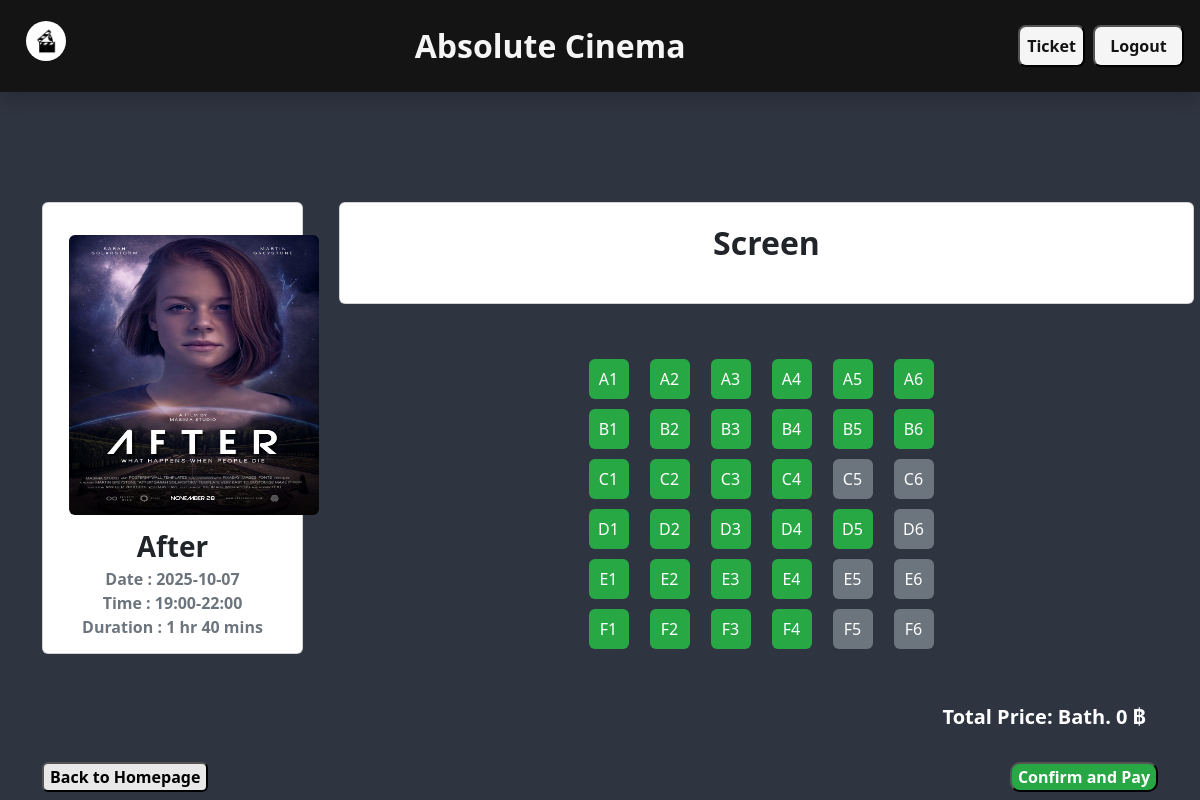
Page /customer/more_detail.php?movie_id=4 (signed in) on the committed database.
### tables this page shows
CREATE TABLE `movie` (
  `movie_id` int(11) NOT NULL,
  `movie_name` varchar(50) NOT NULL,
  `duration` varchar(20) NOT NULL,
  `date` date NOT NULL,
  `time` varchar(40) NOT NULL,
  `pictures` varchar(255) NOT NULL,
  `m_seat` varchar(500) NOT NULL
);

### db.php (called while the page is built, shortened)
<?php
    class db{
        public $mysqli;
        function __construct(){
            $this->mysqli = new mysqli("localhost","root","","movie") or die("ERROR404");
            mysqli_query($this->mysqli,"SET NAMES UTF8");
        }
        public function select($table,$row = "*",$where = null){
            $sql = $where != null ? "SELECT $row FROM $table WHERE $where" : "SELECT $row FROM $table";
            $this->query = $this->mysqli->query($sql);
        }
            if(isset($_SESSION['success'])){ ?>
            <?php }
    }
?>

### customer/more_detail.php (the view, shortened to what this page needs)
<?php
include("../db.php");
$db = new db();
$db->checklogin();
if (isset($_GET['movie_id'])) {
    $id = $_GET['movie_id'];
    $db->select("movie", "*", "movie_id = '$id'");
    $detail = $db->query->fetch_object();
} else {
    header('location:./index.php');
}
?>
<!DOCTYPE html>
<html lang="en">
<head>
    <link rel="stylesheet" href="./../bootstrap/css/bootstrap.min.css">
</head>
<body>
    <?php include("./../setting/navbar_customer.php") ?>
    <div class="container text-center">
        <div class="" style="height:110px;"></div>
        <div class="row flex-nowrap">
            <div class="col-2 col-md-4 col-lg-3 d-flex flex-column justify-content-between">
                <div class="card">
                    <div class="card-body" style="height:450px;">
                        <img src="./../movie_img/<?= $detail->pictures ?>" id="product_img" style="" class=" mt-3 rounded card-img-top">
                        <label for="" class="fw-bold fs-3 "><?= $detail->movie_name ?></label> <br>
                        <label for="" class="fw-bold fs-6 text-muted ">Date : <?= $detail->date ?> </label>
                        <label for="" class="fw-bold fs-6 text-muted ">Time : <?= $detail->time ?> </label> <br>
                        <label for="" class="fw-bold fs-6 text-muted ">Duration : <?= $detail->duration ?> </label>
                    </div>
                </div>
            </div>
            <div class="col-10 col-md-8 col-lg-9 ms-4">
                <div class="row">
                    <div class="card">
                        <div class="card-body" style="height:100px;">
                            <p id="screen">Screen</p>
                        </div>
                    </div>
                </div>
                <div class="" style="height:50px;"></div>
                <?php
                $rows = "AF";
                $start = $rows[0];
                $end = $rows[1];
                $db2 = new db();
                $db2->select("movie", "*", "movie_id = '$id'");
                if ($db2->query->num_rows > 0) {
                    $seat = $db2->query->fetch_object();
                    $silver = explode(',', $seat->m_seat);
                } else {
                    $silver = explode(',', "");
                }
                for ($row = $start; $row <= $end; $row++) {
                    echo "<div class='seat-container'>";
                    $silverSeats = 6;
                    for ($i = 1; $i <= $silverSeats; $i++) {
                        $seatNum = $row . $i;
                        $class =  (in_array($seatNum, $silver))  ? "occupied" : "available";
                        echo "<div class='seat $class me-3' data-price='80' data-seat='$seatNum' onclick='selectSeatsilver(this)'>$seatNum</div>";
                    }
                    echo "</div>";
                }
                ?>
                <div class="row mt-5 me-4" style="">
                    <div class="col-4"></div>
                    <div class="col-4"></div>
                    <div class="col-4 text-end">
                        <div class="fw-bold fs-5" style="color:white;">Total Price: <span id="totalPrice">Bath. 0 ฿</span></div>
                    </div>
                </div>
            </div>
        </div>
        <div class="" style="height:30px;"></div>
        <div class="row">
            <div class="col-4 text-start">
                <a href="./index.php" class=""><button id="back">Back to Homepage</button></a>
            </div>
            <div class="col-4"></div>
            <div class="col-4 text-end">
                <button type="button" class="text-end" id="pay" onclick="proceedToPayment()">Confirm and Pay</button>
            </div>
        </div>
    </div>
</body>
</html>

### customer/more_detail.php (style rules this page uses)
body { background-color: #2E3440; }
#screen { font-size: xx-large; font-weight: bold; }
#product_img { height: 280px; width: 250px; }
#back { background-color: #E8E8E8; font-weight: bold; border-radius: 6px; }
.seat { width: 40px; height: 40px; margin: 5px; text-align: center; line-height: 40px; border-radius: 6px; cursor: pointer; transition: background-color 0.3s ease; }
.seat.available { background-color: #28a745; color: #fff; }
.seat.occupied { background-color: #6c757d; color: #fff; cursor: not-allowed; }
.seat-container { display: flex; flex-wrap: wrap; justify-content: center; }
#pay { border-radius: 10px; font-weight: bold; background-color: #28a745; color: white; }

### setting/navbar_customer.php (style rules this page uses)
img { height:40px; width:40px; margin-bottom: 10px; margin-left: 10px; border-radius: 20px; }

### rows in the picture
movie: pictures (picture), movie_name "After", date "2025-10-07", time "19:00-22:00", duration "1 hr 40 mins"

### other values in the picture
$seatNum "A1"
$seatNum "A2"
$seatNum "A3"
$seatNum "A4"
$seatNum "A5"
$seatNum "A6"
$seatNum "B1"
$seatNum "B2"
$seatNum "B3"
$seatNum "B4"
$seatNum "B5"
$seatNum "B6"
$seatNum "C1"
$seatNum "C2"
$seatNum "C3"
